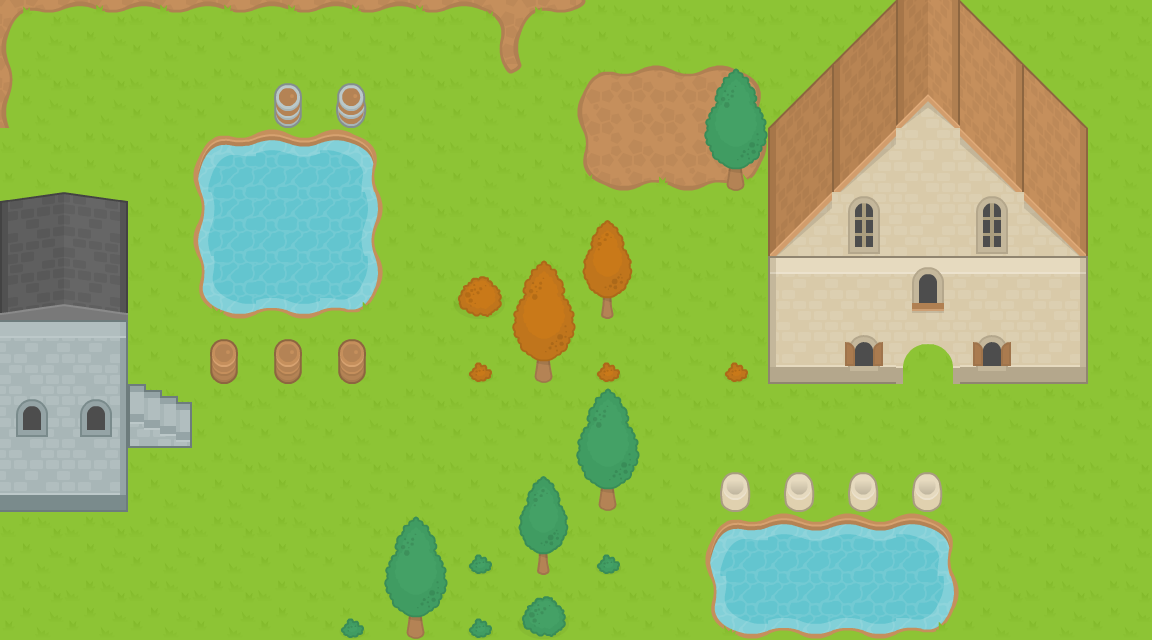

Below is a game level as drawn by its tile map, then a one-line description and the .tmx that defines it (tile-layer data replaced by summaries):
An orthogonal 18x10 tile map with 64x64 px tiles, 4 tile layers (BackgroundLayer, BuildingsWalls, BuildingsRoofWindow, TreeLayer) and 17 objects (5x npc, 5x dialogue, 5x objective, hero, levelexit).

<map version="1.0" orientation="orthogonal" renderorder="right-down" width="18" height="10" tilewidth="64" tileheight="64" backgroundcolor="#000000">
 <tileset firstgid="1" name="RPGpack_sheet" tilewidth="64" tileheight="64">
  <image source="../assets/spritesheets/RPGpack_sheet.png" width="1280" height="832" />
 </tileset>
 <layer name="BackgroundLayer" width="18" height="10">
  <data>[180 cells, 180 non-empty, 22 distinct tile ids]</data>
 </layer>
 <layer name="BuildingsWalls" width="18" height="10">
  <data>[180 cells, 39 non-empty, 23 distinct tile ids]</data>
 </layer>
 <layer name="BuildingsRoofWindow" width="18" height="10">
  <data>[180 cells, 21 non-empty, 12 distinct tile ids]</data>
 </layer>
 <layer name="TreeLayer" width="18" height="10">
  <data>[180 cells, 21 non-empty, 12 distinct tile ids]</data>
 </layer>
 <objectgroup name="ActorLayer">
  <object name="Hero" type="hero" x="320" y="384" width="64" height="64">
   <properties>
    <property name="id" value="0" />
    <property name="rotation" value="90" />
   </properties>
  </object>
  <object name="Koopa" type="npc" x="384" y="0" width="64" height="64">
   <properties>
    <property name="id" value="2" />
    <property name="npc_id" value="2" />
    <property name="rotation" value="0" />
   </properties>
  </object>
  <object name="Trainer" type="npc" x="896" y="320" width="64" height="64">
   <properties>
    <property name="id" value="3" />
    <property name="npc_id" value="3" />
    <property name="rotation" value="0" />
   </properties>
  </object>
  <object name="Peachy" type="npc" x="576" y="64" width="64" height="64">
   <properties>
    <property name="id" value="4" />
    <property name="npc_id" value="4" />
    <property name="rotation" value="0" />
   </properties>
  </object>
  <object name="DancinWiz" type="npc" x="960" y="576" width="64" height="64">
   <properties>
    <property name="id" value="5" />
    <property name="npc_id" value="5" />
    <property name="rotation" value="0" />
   </properties>
  </object>
  <object name="Wizard" type="npc" x="448" y="384" width="64" height="64">
   <properties>
    <property name="id" value="1" />
    <property name="npc_id" value="0" />
    <property name="rotation" value="0" />
   </properties>
  </object>
 </objectgroup>
 <objectgroup name="TriggerLayer">
  <object name="Wizard Dialog" type="dialogue" x="384" y="384" width="64" height="64">
   <properties>
    <property name="actor" value="1" />
    <property name="dialogue">First, I will teach you how to do math with python. Here is a simple adding calculator!
def add(a, b):
  return a + b
As you see, "add" is the name of my function. This function named takes "a" and "b" as arguments and returns their sum using the special keyword "return".</property>
    <property name="priority" value="0" />
    <property name="repeatable" value="0" />
    <property name="stopMove" value="1" />
    <property name="triggerTarget" value="0" />
   </properties>
  </object>
  <object name="Trainer Dialog" type="dialogue" x="896" y="384" width="64" height="64">
   <properties>
    <property name="actor" value="3" />
    <property name="dialogue">Oh? So you think you are so smart by adding a bunch of even numbers? Try finding the sum of odd numbers! By using for loops! 
Here is the structure of a for loop. 
for variable in condition
	logic
</property>
    <property name="repeatable" value="1" />
    <property name="stopMove" value="1" />
    <property name="triggerTarget" value="0" />
   </properties>
  </object>
  <object name="Koopa Dialog" type="dialogue" x="384" y="64" width="64" height="64">
   <properties>
    <property name="actor" value="2" />
    <property name="dialogue">I decided to check up on my little store center I have on the pier. But, it looks like my cash register has been acting up and has not been selling at the correct prices. Help me reprogram it young one! First, I must teach you how to create an if statement!
if expression: 
	logic
else: 
	logic</property>
    <property name="priority" value="0" />
    <property name="repeatable" value="0" />
    <property name="stopMove" value="1" />
    <property name="triggerTarget" value="0" />
   </properties>
  </object>
  <object name="DancinWiz Dialog" type="dialogue" x="960" y="512" width="64" height="64">
   <properties>
    <property name="actor" value="5" />
    <property name="dialogue">MEEK!!! I can’t figure out if I can buy a brand new racing kart for a race I am entering over in Merio Land. The brand new Deluxe Mushmellow, with slick new tire upgrades, plus a cloud will cost me a lot of money! I need you to write me a program to figure out if this will be in my price range if not I can use it to figure out if i can buy other karts!
</property>
    <property name="repeatable" value="0" />
    <property name="stopMove" value="1" />
    <property name="triggerTarget" value="1" />
   </properties>
  </object>
  <object name="Peachy Dialog" type="dialogue" x="576" y="128" width="64" height="64">
   <properties>
    <property name="actor" value="4" />
    <property name="dialogue">Did you ever wonder what the first 10 even digits were? Did you know you can use loops to make that process so much easier? Here try it with me! 
so if you write
n = 0
while n &lt;= 10:
	print n
	n = n + 2
print “I Finished!"
the output would be 
0
2
4
6
8
10
I Finished!
</property>
    <property name="priority" value="0" />
    <property name="repeatable" value="1" />
    <property name="stopMove" value="1" />
    <property name="triggerTarget" value="0" />
   </properties>
  </object>
  <object name="NextLevelTrigger" type="levelexit" x="1088" y="384" width="64" height="64">
   <properties>
    <property name="nextLevel" value="2" />
    <property name="repeatable" value="0" />
    <property name="stopMove" value="1" />
    <property name="triggerTarget" value="0" />
   </properties>
  </object>
  <object name="Wizard Objective" type="objective" x="384" y="384" width="64" height="64">
   <properties>
    <property name="actor" value="1" />
    <property name="name" value="Solve the Wizard's task (Arithmetic)" />
    <property name="objectiveId" value="0" />
    <property name="priority" value="10" />
    <property name="prompt">So, I need you to help me build a special calculator so you can help me figure out how many square inches are in a square yard!
Here is the first part of your code! def sqYardToSqInch(x): Hint: 1296 sq yards to sq inch </property>
    <property name="repeatable" value="0" />
    <property name="stopMove" value="1" />
    <property name="triggerTarget" value="0" />
   </properties>
  </object>
  <object name="Koopa Objective" type="objective" x="384" y="64" width="64" height="64">
   <properties>
    <property name="actor" value="2" />
    <property name="name" value="Solve the Koopa's task (Conditional)" />
    <property name="objectiveId" value="1" />
    <property name="priority" value="10" />
    <property name="prompt">So the function I want you to make for me is "def sell(x):" This program will help me decide if the haggler is within my price range.
Normally I want to sell my items only if they offer me $23, but since I am such a nice guy I will not allow my customer be ripped off so I won’t sell anything that is more than $80. Your function should be "def sell(price): "</property>
    <property name="repeatable" value="0" />
    <property name="stopMove" value="1" />
    <property name="triggerTarget" value="0" />
   </properties>
  </object>
  </objectgroup>
</map>
<!-- 3 of 17 objects omitted -->
